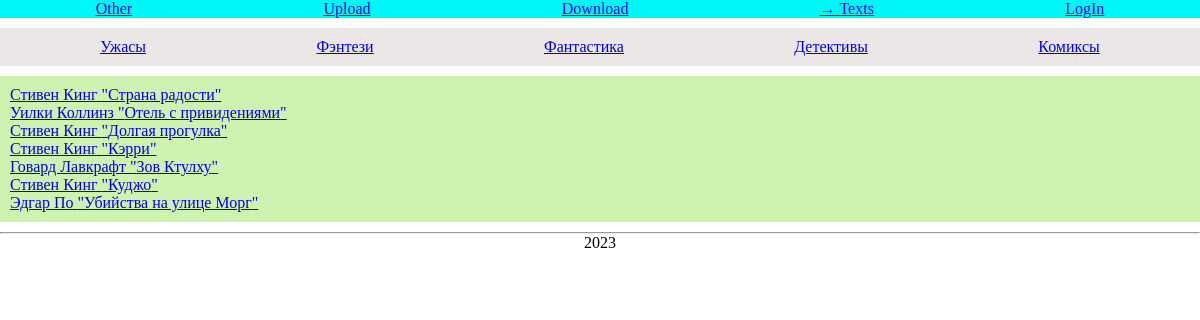
Page /articles?id=1 on the committed database.
### tables this page shows
CREATE TABLE `CATEGORIES` (
  `id` int(11) NOT NULL,
  `name` varchar(100) NOT NULL,
  `code` varchar(20) NOT NULL
);

CREATE TABLE `POSTS` (
  `id` int(5) NOT NULL,
  `active` tinyint(1) NOT NULL DEFAULT 1,
  `title` varchar(100) NOT NULL,
  `code` varchar(100) NOT NULL,
  `content` text NOT NULL,
  `category_id` int(11) NOT NULL,
  `author_id` int(11) NOT NULL,
  `date` timestamp NOT NULL DEFAULT current_timestamp()
);

CREATE TABLE `AUTHORS` (
  `id` int(11) NOT NULL,
  `name` varchar(100) NOT NULL
);

### articles/index.php (the view, shortened to what this page needs)
<?php
require_once '../backend/connection.php';
?>
<link rel="stylesheet" href="../frontend/css/style.css">
<div class="cat1">
    <ul>
<?php
$result = $mysqli ->query('SELECT * FROM CATEGORIES');
if($result->num_rows){
    while($row = mysqli_fetch_assoc($result)){
        ?><li><a href='/articles?id=<?php echo "$row[id]"?>'><?php echo "$row[name]<br>"; ?></a></li>
        <?php
    }
} else {
    echo 'No comments';
};
?>
</ul>
</div>
<?php if (empty($_GET)){?>
<div class='lostItem'>
<ul>
    <?php
     $resultA = $mysqli ->query('SELECT * FROM POSTS Order by id desc LIMIT 6');
    if($resultA->num_rows){
        while($row = mysqli_fetch_assoc($resultA)){
            ?><li><a href='/articles?id=<?php echo "$row[code]"?>'><b><?php echo "$row[title]<br>"; ?></b></a>
            <p class='date'><?php echo substr($row['date'], 0, 10) ?></p>
            <p><?php echo "$row[content]<br><br>"; ?></p>
        </li>
    <?php
        }
    } else {
        echo 'No comments';
    };
    ?>
</ul>
</div>
<?php
} else{ require_once './pages.php';
};

### articles/pages.php (shortened to what this page needs)
<link rel="stylesheet" href="../css/style.css">
<?php
$result2 = $mysqli->query('SELECT AUTHORS.name, POSTS.code, POSTS.title, POSTS.category_id FROM AUTHORS, POSTS WHERE AUTHORS.id = POSTS.author_id');
?>
<div class="all">
    <?php
if($result2->num_rows){
    while($row = mysqli_fetch_assoc($result2)){
        if($row['category_id'] == $_GET['id']){
        ?><li><a href='/articles?category=<?php echo "$_GET[id]"?>&id=<?php echo "$row[code]"?>'><?php echo "$row[name] \"$row[title]\"";?></a></li>
        <?php
        };
    }
} else {
    echo 'No comments';
};
        ?><h1><?php echo "$row[title]<br>";?></h1>
</div>

### frontend/css/style.css (style rules this page uses)
* { margin: 0; padding: 0; }
.head1 ul { background-color: rgb(0, 247, 247); display: flex; justify-content: space-around; align-items: center; }
.head1 li { list-style-type: none; }
.foot { width: 100%; text-align: center; }
.cat1 { display: flex; background-color: #ebe7e7; margin: 10px 0; padding: 10px 15px; flex-wrap: wrap; justify-content: space-around; align-items: center }
.cat1 ul { width: 100%; display: flex; flex-wrap: wrap; justify-content: space-around; }
.cat1 li { list-style-type: none; }
.all { background-color: #a5e96d8a; margin: 10px 0; padding: 10px 10px; list-style-type: none; }

### rows in the picture
categories: name "Ужасы"
categories: name "Фэнтези"
categories: name "Фантастика"
categories: name "Детективы"
categories: name "Комиксы"
posts: author.name "Стивен Кинг", title "Страна радости"
posts: author.name "Уилки Коллинз", title "Отель с привидениями"
posts: author.name "Стивен Кинг", title "Долгая прогулка"
posts: author.name "Стивен Кинг", title "Кэрри"
posts: author.name "Говард Лавкрафт", title "Зов Ктулху"
posts: author.name "Стивен Кинг", title "Куджо"
posts: author.name "Эдгар По", title "Убийства на улице Морг"
